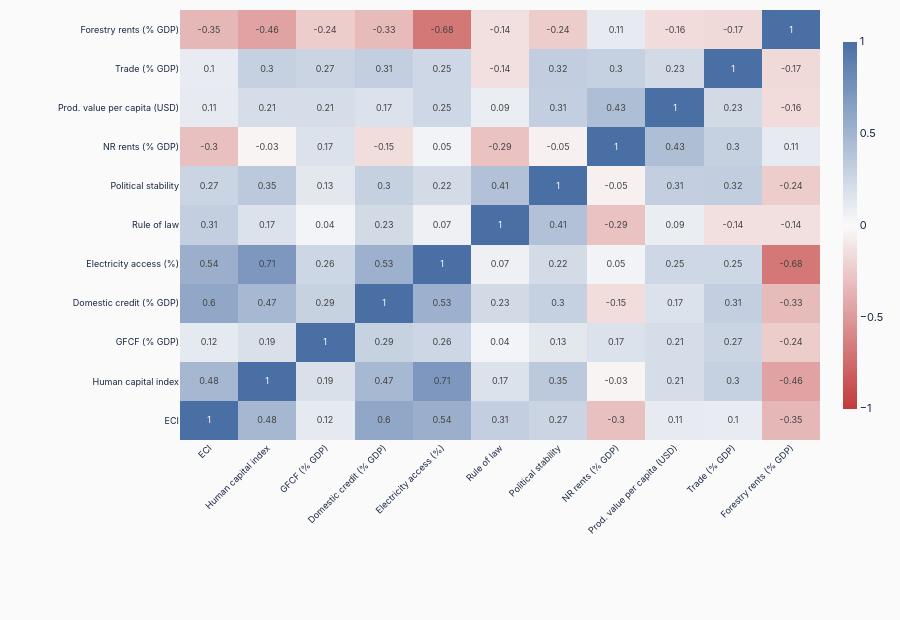

The code cell stored with this chart in its notebook:
### Markdown cell above
### 1c. Correlation Matrix — Key Variables

### Code cell
corr_cols = list(DESC_VARS.keys())
corr_df   = df[corr_cols].rename(columns=DESC_VARS).corr().round(2)

labels = list(corr_df.columns)
z      = corr_df.values

fig = go.Figure(go.Heatmap(
    z=z, x=labels, y=labels,
    colorscale=[
        [0.0, PALETTE['red']], [0.5, '#fafafa'], [1.0, PALETTE['blue']]
    ],
    zmid=0, zmin=-1, zmax=1,
    text=z.round(2), texttemplate='%{text}',
    textfont=dict(size=9, family=STYLE['font_family']),
    hovertemplate='%{x} × %{y}: %{z:.2f}<extra></extra>',
    colorbar=dict(thickness=14, len=0.9,
                  tickfont=dict(size=STYLE['tick_size'],
                                family=STYLE['font_family'])),
))

fig.update_layout(**base_layout(
    height=620,
    margin=dict(l=180, r=60, t=10, b=180),
    xaxis=dict(tickangle=-45, tickfont=dict(size=9)),
    yaxis=dict(tickfont=dict(size=9)),
))

save_chart(fig, os.path.join(OUT, 'eci_correlation_heatmap'), width=900, height=700)

### Figure 1 — Plotly figure (JSON) as saved in the notebook; plotly's stock layout.template omitted (floating-point values rounded to 4 significant figures)
{"data": [{"colorbar": {"len": 0.9, "thickness": 14, "tickfont": {"family": "IBM Plex Sans, -apple-system, BlinkMacSystemFont, sans-serif", "size": 11}}, "colorscale": [[0.0, "#c23a3a"], [0.5, "#fafafa"], [1.0, "#4a6fa5"]], "hovertemplate": "%{x} × %{y}: %{z:.2f}<extra></extra>", "text": [[1.0, 0.48, 0.12, 0.6, 0.54, 0.31, 0.27, -0.3, 0.11, 0.1, -0.35], [0.48, 1.0, 0.19, 0.47, 0.71, 0.17, 0.35, -0.03, 0.21, 0.3, -0.46], [0.12, 0.19, 1.0, 0.29, 0.26, 0.04, 0.13, 0.17, 0.21, 0.27, -0.24], [0.6, 0.47, 0.29, 1.0, 0.53, 0.23, 0.3, -0.15, 0.17, 0.31, -0.33], [0.54, 0.71, 0.26, 0.53, 1.0, 0.07, 0.22, 0.05, 0.25, 0.25, -0.68], [0.31, 0.17, 0.04, 0.23, 0.07, 1.0, 0.41, -0.29, 0.09, -0.14, -0.14], [0.27, 0.35, 0.13, 0.3, 0.22, 0.41, 1.0, -0.05, 0.31, 0.32, -0.24], [-0.3, -0.03, 0.17, -0.15, 0.05, -0.29, -0.05, 1.0, 0.43, 0.3, 0.11], [0.11, 0.21, 0.21, 0.17, 0.25, 0.09, 0.31, 0.43, 1.0, 0.23, -0.16], [0.1, 0.3, 0.27, 0.31, 0.25, -0.14, 0.32, 0.3, 0.23, 1.0, -0.17], [-0.35, -0.46, -0.24, -0.33, -0.68, -0.14, -0.24, 0.11, -0.16, -0.17, 1.0]], "textfont": {"family": "IBM Plex Sans, -apple-system, BlinkMacSystemFont, sans-serif", "size": 9}, "texttemplate": "%{text}", "type": "heatmap", "x": ["ECI", "Human capital index", "GFCF (% GDP)", "Domestic credit (% GDP)", "Electricity access (%)", "Rule of law", "Political stability", "NR rents (% GDP)", "Prod. value per capita (USD)", "Trade (% GDP)", "Forestry rents (% GDP)"], "y": ["ECI", "Human capital index", "GFCF (% GDP)", "Domestic credit (% GDP)", "Electricity access (%)", "Rule of law", "Political stability", "NR rents (% GDP)", "Prod. value per capita (USD)", "Trade (% GDP)", "Forestry rents (% GDP)"], "z": [[1.0, 0.48, 0.12, 0.6, 0.54, 0.31, 0.27, -0.3, 0.11, 0.1, -0.35], [0.48, 1.0, 0.19, 0.47, 0.71, 0.17, 0.35, -0.03, 0.21, 0.3, -0.46], [0.12, 0.19, 1.0, 0.29, 0.26, 0.04, 0.13, 0.17, 0.21, 0.27, -0.24], [0.6, 0.47, 0.29, 1.0, 0.53, 0.23, 0.3, -0.15, 0.17, 0.31, -0.33], [0.54, 0.71, 0.26, 0.53, 1.0, 0.07, 0.22, 0.05, 0.25, 0.25, -0.68], [0.31, 0.17, 0.04, 0.23, 0.07, 1.0, 0.41, -0.29, 0.09, -0.14, -0.14], [0.27, 0.35, 0.13, 0.3, 0.22, 0.41, 1.0, -0.05, 0.31, 0.32, -0.24], [-0.3, -0.03, 0.17, -0.15, 0.05, -0.29, -0.05, 1.0, 0.43, 0.3, 0.11], [0.11, 0.21, 0.21, 0.17, 0.25, 0.09, 0.31, 0.43, 1.0, 0.23, -0.16], [0.1, 0.3, 0.27, 0.31, 0.25, -0.14, 0.32, 0.3, 0.23, 1.0, -0.17], [-0.35, -0.46, -0.24, -0.33, -0.68, -0.14, -0.24, 0.11, -0.16, -0.17, 1.0]], "zmax": 1, "zmid": 0, "zmin": -1}], "layout": {"font": {"color": "#1a2744", "family": "IBM Plex Sans, -apple-system, BlinkMacSystemFont, sans-serif", "size": 11}, "height": 620, "margin": {"b": 180, "l": 180, "r": 60, "t": 10}, "paper_bgcolor": "#fafafa", "plot_bgcolor": "#fafafa", "xaxis": {"tickangle": -45, "tickfont": {"size": 9}}, "yaxis": {"tickfont": {"size": 9}}}}
